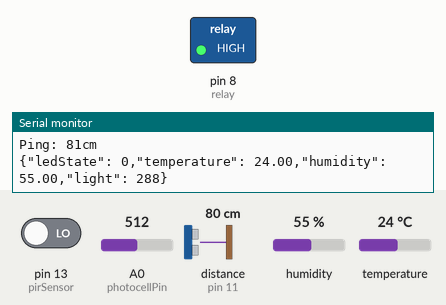
Recording of a sketch running on a simulated Arduino Uno, built with avr-gcc and run on an emulated ATmega328P. On the bench: switched loads named in the sketch (green lamp = pin HIGH), the last lines printed to the serial monitor. The inputs (shaded band) are chosen by the test bench; at power-on: distance to the obstacle (sensor on pin 11) 80 cm, pin 13 (pirSensor) LOW, A0 (photocellPin) = 512, humidity 55 %, temperature 24 °C. The echo pulse lasts 58.3 µs per cm.

Above: at 2.2 s.
2.3 s: distance to the obstacle (sensor on pin 11) set to 74 cm
At 3.4 s:
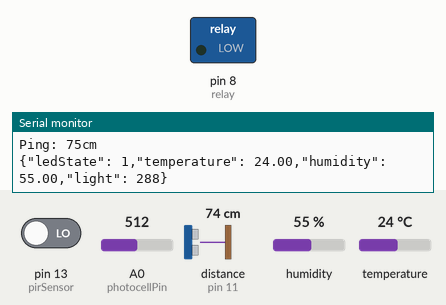
8.1 s: distance to the obstacle (sensor on pin 11) set to 120 cm
At 8.9 s:
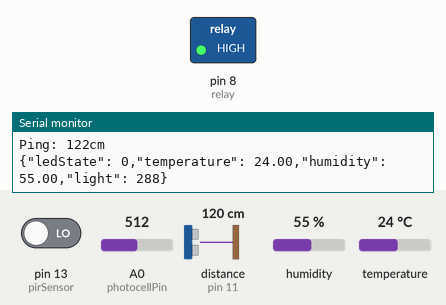
11.0 s: distance to the obstacle (sensor on pin 11) set to 2 cm
At 12.2 s:
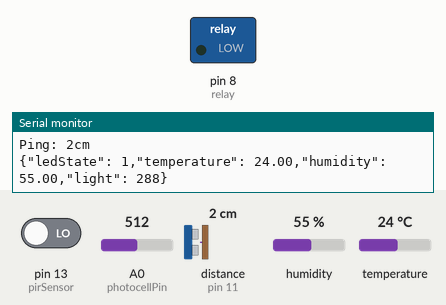
Timing chart, 0 to 14.0 s (numbered marks = the images above; inputs shaded):
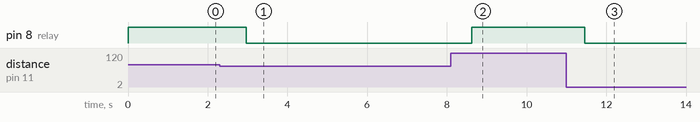

The sketch:

arduinoSide.ino
```cpp
#include <SoftwareSerial.h>
#include <dht.h>
//for ultrasonic sensor
#include <NewPing.h>
#define TRIGGER_PIN  12  // Arduino pin tied to trigger pin on the ultrasonic sensor.
#define ECHO_PIN     11  // Arduino pin tied to echo pin on the ultrasonic sensor.
#define MAX_DISTANCE 400 // Maximum distance we want to ping for (in centimeters). Maximum sensor distance is rated at 400-500cm
NewPing sonar(TRIGGER_PIN, ECHO_PIN, MAX_DISTANCE); // NewPing setup of pins and maximum distance.

//SoftwareSerial stateSerial(4, 5); //RX=4,TX=5，用于传送relay/led state的软串口
SoftwareSerial ctlSerial(2, 3);  //RX=2,TX=3,用于控制灯泡开关的软串口
//继电器
const int relay = 8;
String lastRelayState, relayState;

// pir sensor
const int pirSensor = 13;

// 温湿度传感器
dht DHT;
const int DHTSensor = 7;
// 光敏传感器
const int photocellPin = A0;

String temperature="20.00";

String humidity="58.00";

int photocellValue;

void setup() {
  Serial.begin(9600);
//  stateSerial.begin(9600);
  ctlSerial.begin(9600);

  pinMode(relay, OUTPUT);
  pinMode(pirSensor, INPUT);
  digitalWrite(relay, HIGH);  // 继电器的 HIGH 是断开（磁片接到NC端）
  relayState = "0";
}

void motorRun()
{
  ctlSerial.listen();
  while(true){
    if(ctlSerial.available()>0){
      String command = ctlSerial.readStringUntil('\r');
      Serial.println(command);
      if(command == "2"){  // 关灯
        digitalWrite(relay, HIGH);
        relayState = "0";
      }else if(command == "3"){  // 开灯
        digitalWrite(relay, LOW);
        relayState = "1";
      }else if(command == "0"){  // 关闭远程控制模式
        break;
      }
    }
   detectEnv();
   String sensorState = "{\"ledState\": " + relayState + ",\"temperature\": " + temperature + ",\"humidity\": " + humidity + ",\"light\": " + photocellValue + "}";
   Serial.println(sensorState);
   ctlSerial.print(sensorState);  //每隔1秒发送一次
   //...
   delay(1200);  //2000
  }
}

void detectEnv(){
  DHT.read11(DHTSensor);
  temperature = String(DHT.temperature);
  humidity = String(DHT.humidity);
  photocellValue = analogRead(photocellPin);
  if(photocellValue<500) photocellValue = 500-photocellValue;
  else if(photocellValue>=500 && photocellValue<800) photocellValue = 800-photocellValue;
  else if(photocellValue>=800 && photocellValue<1000) photocellValue = 1000-photocellValue;
}

void loop() {

  detectEnv();  //检测环境信息

  ctlSerial.listen();   //开启软串口监听状态
  if (ctlSerial.available() > 0 )
  {
     Serial.println("in ctlSerial.available");
     String command = ctlSerial.readStringUntil('\r'); // read that data and store it in command variable
     Serial.println(command);
     if(command == "1"){  // 远程管理模式已打开
        motorRun();
     }
  }else{
   //人体目标检测
   delay(100);   // Wait 50ms between pings (about 20 pings/sec). 29ms should be the shortest delay between pings.
   unsigned int roundTripTime = sonar.ping(); // Send ping, get ping time in microseconds (uS).
   int distance = roundTripTime / US_ROUNDTRIP_CM;  // Convert ping time to distance in cm and print result (0 = outside set distance range)
   Serial.println("Ping: "+String(distance)+"cm");
   int pirValue = digitalRead(pirSensor);
   if((distance > 0 && distance <= 80) || pirValue == 1)
   {
    digitalWrite(relay, LOW); //turn on the led
    relayState = "1";
   }else
   {
    digitalWrite(relay, HIGH); //turn off the led
    relayState = "0";
   }
  }
   String sensorState = "{\"ledState\": " + relayState + ",\"temperature\": " + temperature + ",\"humidity\": " + humidity + ",\"light\": " + photocellValue + "}";
   Serial.println(sensorState);
   ctlSerial.print(sensorState);  //每隔3秒发送一次
   //...
   delay(1200);  //2000
}
```

Measured:
- the behaviour switches between 80 and 79 cm on distance to the obstacle (sensor on pin 11) (found by bisection; images 0 and 1)
- after the input at 2.3 s, pin 8 (relay): HIGH → LOW after 0.66 s
- after the input at 8.1 s, pin 8 (relay): LOW → HIGH after 0.53 s
- after the input at 11.0 s, pin 8 (relay): HIGH → LOW after 0.46 s
